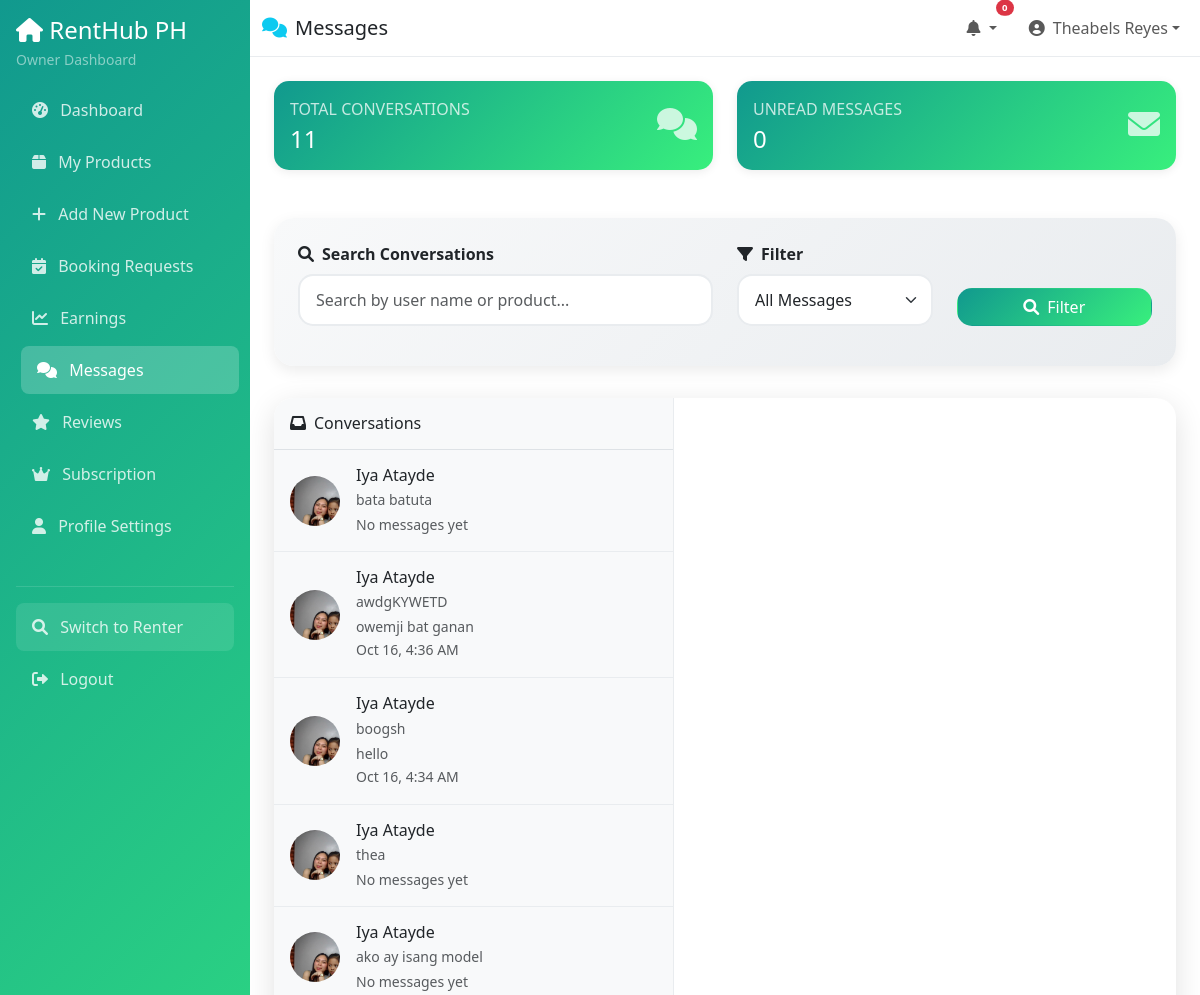
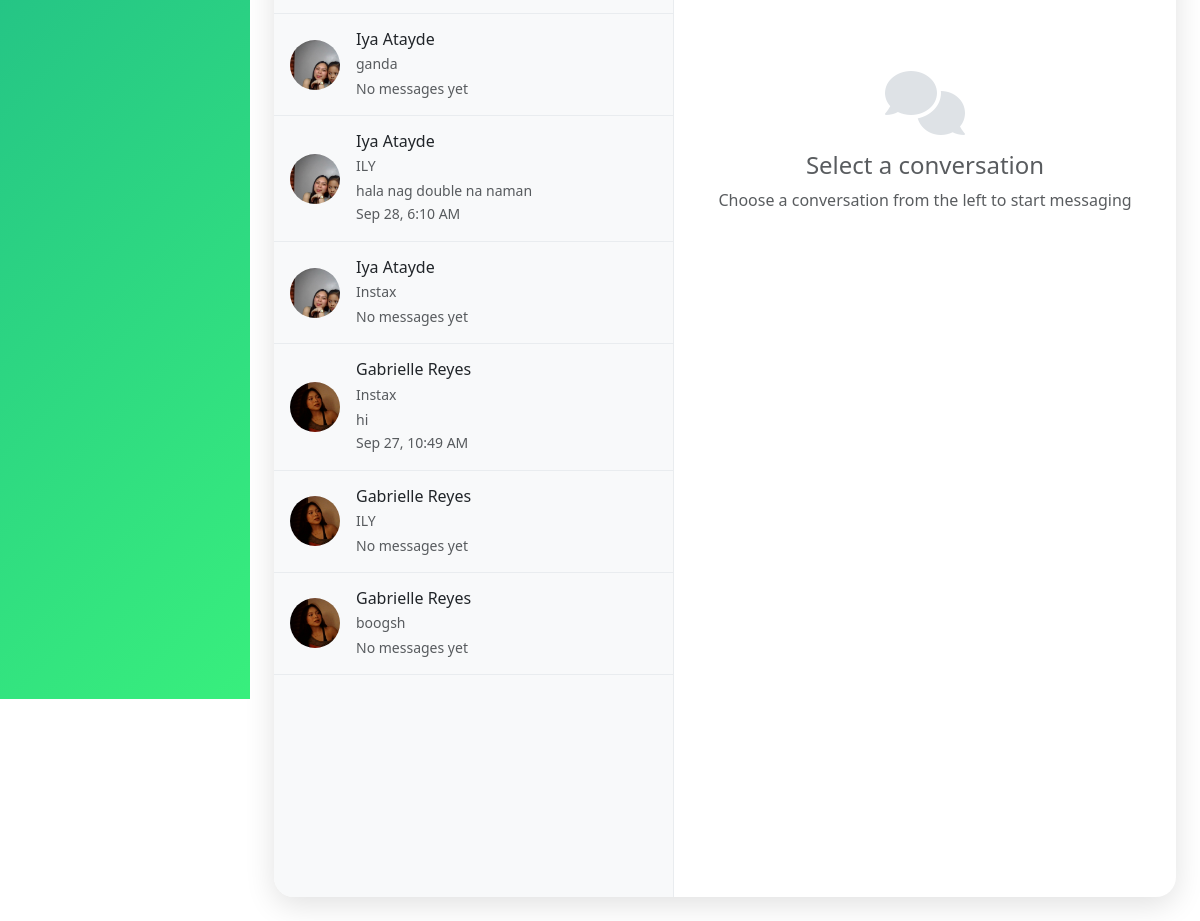
Page /owner/messages.php (signed in) on the committed database (2 pictures, top to bottom).
### tables this page shows
CREATE TABLE `conversations` (
  `ConversationID` int(11) NOT NULL,
  `User1ID` int(11) NOT NULL,
  `User2ID` int(11) NOT NULL,
  `ProductID` int(11) DEFAULT NULL,
  `Conv_CreatedAt` timestamp NOT NULL DEFAULT current_timestamp(),
  `Conv_LastMessageAt` timestamp NOT NULL DEFAULT current_timestamp()
);

CREATE TABLE `products` (
  `ProductID` int(11) NOT NULL,
  `OwnerID` int(11) DEFAULT NULL,
  `CategoryID` int(11) DEFAULT NULL,
  `Prod_Name` varchar(255) NOT NULL,
  `Prod_Description` text DEFAULT NULL,
  `Prod_Brand` varchar(100) DEFAULT NULL,
  `Prod_Model` varchar(100) DEFAULT NULL,
  `Prod_Condition` varchar(50) DEFAULT NULL,
  `Prod_RentalPrice` decimal(10,2) NOT NULL,
  `Prod_PriceType` varchar(20) DEFAULT NULL,
  `Prod_SecurityDeposit` decimal(10,2) DEFAULT NULL,
  `Prod_MinRentalDuration` int(11) DEFAULT NULL,
  `Prod_MaxRentalDuration` int(11) DEFAULT NULL,
  `Prod_Availability` tinyint(1) DEFAULT 1,
  `Prod_CreatedAt` timestamp NOT NULL DEFAULT current_timestamp(),
  `Prod_UpdatedAt` timestamp NOT NULL DEFAULT current_timestamp() ON UPDATE current_timestamp(),
  `Prod_Status` varchar(50) DEFAULT 'Active',
  `Prod_IsFeatured` tinyint(1) DEFAULT 0,
  `Prod_FeaturedUntil` datetime DEFAULT NULL
);

### owner/messages.php (the view, shortened to what the rows shown need)
<?php
$database = new Database();
$conn = $database->getConnection();
$user_id = $_SESSION['user_id'];
$status_filter = isset($_GET['status']) ? $_GET['status'] : 'all';
$search = isset($_GET['search']) ? $_GET['search'] : '';
$conditions = ["(c.User1ID = ? OR c.User2ID = ?)"];
$params = [$user_id, $user_id];
$query = "SELECT c.*,
          CASE
            WHEN c.User1ID = ? THEN u2.User_Name
            ELSE u1.User_Name
          END as Other_User_Name,
          CASE
            WHEN c.User1ID = ? THEN c.User2ID
            ELSE c.User1ID
          END as Other_User_ID,
          CASE
            WHEN c.User1ID = ? THEN u2.User_Photo
            ELSE u1.User_Photo
          END as Other_User_Photo,
          p.Prod_Name,
          (SELECT COUNT(*) FROM messages WHERE ConversationID = c.ConversationID AND SenderID != ? AND Msg_IsRead = 0) as unread_count,
          (SELECT Msg_Content FROM messages WHERE ConversationID = c.ConversationID ORDER BY Msg_CreatedAt DESC LIMIT 1) as last_message,
          (SELECT Msg_CreatedAt FROM messages WHERE ConversationID = c.ConversationID ORDER BY Msg_CreatedAt DESC LIMIT 1) as last_message_time
          FROM conversations c
          LEFT JOIN user_accounts u1 ON c.User1ID = u1.UserID
          LEFT JOIN user_accounts u2 ON c.User2ID = u2.UserID
          LEFT JOIN products p ON c.ProductID = p.ProductID
          WHERE " . implode(' AND ', $conditions) . "
          ORDER BY c.Conv_LastMessageAt DESC";
array_unshift($params, $user_id, $user_id, $user_id, $user_id);
$stmt = $conn->prepare($query);
$stmt->execute($params);
$conversations = $stmt->fetchAll(PDO::FETCH_ASSOC);
$conversation_id = isset($_GET['conversation']) ? $_GET['conversation'] : '';
?>
<!DOCTYPE html>
<html lang="en">
<head>
    <link href="https://cdn.jsdelivr.net/npm/bootstrap@5.3.0/dist/css/bootstrap.min.css" rel="stylesheet">
    <link href="https://cdnjs.cloudflare.com/ajax/libs/font-awesome/6.0.0/css/all.min.css" rel="stylesheet">
</head>
<body>
    <div class="main-content">
        <div class="container-fluid p-4">
            <div class="messages-container">
                <div class="conversations-list">
                    <?php if(empty($conversations)): ?>
                        <div class="empty-state">
                            <i class="fas fa-comments"></i>
                            <h6 class="text-muted">No conversations yet</h6>
                            <p class="text-muted small">Messages from renters will appear here</p>
                        </div>
                    <?php else: ?>
                        <?php foreach($conversations as $conv): ?>
                        <a href="?conversation=<?php echo $conv['ConversationID']; ?><?php echo $search ? '&search=' . urlencode($search) : ''; ?><?php echo $status_filter != 'all' ? '&status=' . urlencode($status_filter) : ''; ?>"
                           class="conversation-item <?php echo $conv['ConversationID'] == $conversation_id ? 'active' : ''; ?>">
                            <div class="d-flex align-items-center">
                                <div class="me-3">
                                    <?php if($conv['Other_User_Photo']): ?>
                                        <img src="../uploads/users/<?php echo htmlspecialchars($conv['Other_User_Photo']); ?>"
                                             class="rounded-circle" style="width: 50px; height: 50px; object-fit: cover;"
                                             alt="User Profile">
                                    <?php endif; ?>
                                </div>
                                <div class="flex-grow-1">
                                    <h6 class="mb-1"><?php echo htmlspecialchars($conv['Other_User_Name']); ?></h6>
                                    <p class="text-muted small mb-1"><?php echo htmlspecialchars($conv['Prod_Name']); ?></p>
                                    <p class="text-muted small mb-0" style="white-space: nowrap; overflow: hidden; text-overflow: ellipsis;">
                                        <?php echo htmlspecialchars(substr($conv['last_message'] ?? 'No messages yet', 0, 50)); ?>
                                    </p>
                                    <small class="text-muted">
                                        <?php echo $conv['last_message_time'] ? date('M j, g:i A', strtotime($conv['last_message_time'])) : ''; ?>
                                    </small>
                                </div>
                            </div>
                        </a>
                        <?php endforeach; ?>
                    <?php endif; ?>
                </div>
            </div>
        </div>
    </div>
</body>
</html>

### rows in the picture
conversations: Other_User_Name "Iya Atayde", ProductID.Prod_Name "bata batuta", last_message "No messages yet"
conversations: Other_User_Name "Iya Atayde", ProductID.Prod_Name "awdgKYWETD", last_message "owemji bat ganan", last_message_time "Oct 16, 4:36 AM"
conversations: Other_User_Name "Iya Atayde", ProductID.Prod_Name "boogsh", last_message "hello", last_message_time "Oct 16, 4:34 AM"
conversations: Other_User_Name "Iya Atayde", ProductID.Prod_Name "thea", last_message "No messages yet"
conversations: Other_User_Name "Iya Atayde", ProductID.Prod_Name "ako ay isang model", last_message "No messages yet"
conversations: Other_User_Name "Iya Atayde", ProductID.Prod_Name "ganda", last_message "No messages yet"
conversations: Other_User_Name "Iya Atayde", ProductID.Prod_Name "ILY", last_message "hala nag double na naman", last_message_time "Sep 28, 6:10 AM"
conversations: Other_User_Name "Iya Atayde", ProductID.Prod_Name "Instax", last_message "No messages yet"
conversations: Other_User_Name "Gabrielle Reyes", ProductID.Prod_Name "Instax", last_message "hi", last_message_time "Sep 27, 10:49 AM"
conversations: Other_User_Name "Gabrielle Reyes", ProductID.Prod_Name "ILY", last_message "No messages yet"
conversations: Other_User_Name "Gabrielle Reyes", ProductID.Prod_Name "boogsh", last_message "No messages yet"

### other values in the picture
$notif_count "0"
$_SESSION['user_name'] "Theabels Reyes"
$stats['total_conversations'] "11"
$stats['unread_conversations'] "0"
